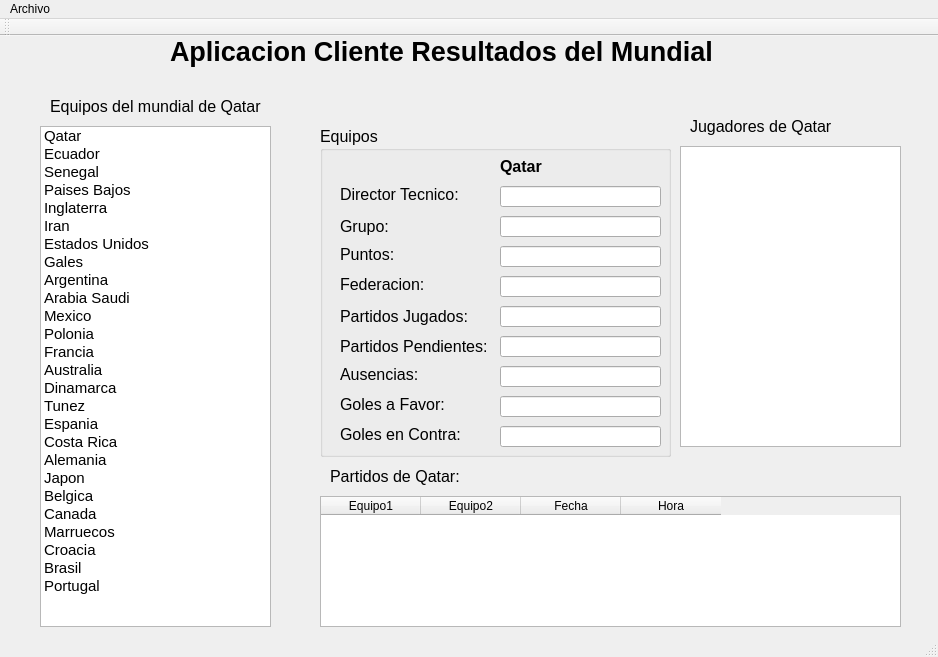
<?xml version="1.0" encoding="UTF-8"?>
<ui version="4.0">
 <class>Cliente</class>
 <widget class="QMainWindow" name="Cliente">
  <property name="geometry">
   <rect>
    <x>0</x>
    <y>0</y>
    <width>938</width>
    <height>657</height>
   </rect>
  </property>
  <property name="windowTitle">
   <string>Cliente</string>
  </property>
  <widget class="QWidget" name="centralWidget">
   <widget class="QLabel" name="lblTitulo">
    <property name="geometry">
     <rect>
      <x>170</x>
      <y>0</y>
      <width>571</width>
      <height>31</height>
     </rect>
    </property>
    <property name="font">
     <font>
      <pointsize>20</pointsize>
      <weight>75</weight>
      <bold>true</bold>
     </font>
    </property>
    <property name="text">
     <string>Aplicacion Cliente Resultados del Mundial</string>
    </property>
   </widget>
   <widget class="QListWidget" name="lswSelecciones">
    <property name="geometry">
     <rect>
      <x>40</x>
      <y>90</y>
      <width>231</width>
      <height>501</height>
     </rect>
    </property>
    <property name="font">
     <font>
      <pointsize>11</pointsize>
     </font>
    </property>
    <item>
     <property name="text">
      <string>Qatar</string>
     </property>
    </item>
    <item>
     <property name="text">
      <string>Ecuador</string>
     </property>
    </item>
    <item>
     <property name="text">
      <string>Senegal</string>
     </property>
    </item>
    <item>
     <property name="text">
      <string>Paises Bajos</string>
     </property>
    </item>
    <item>
     <property name="text">
      <string>Inglaterra</string>
     </property>
    </item>
    <item>
     <property name="text">
      <string>Iran</string>
     </property>
    </item>
    <item>
     <property name="text">
      <string>Estados Unidos</string>
     </property>
    </item>
    <item>
     <property name="text">
      <string>Gales</string>
     </property>
    </item>
    <item>
     <property name="text">
      <string>Argentina</string>
     </property>
    </item>
    <item>
     <property name="text">
      <string>Arabia Saudi</string>
     </property>
    </item>
    <item>
     <property name="text">
      <string>Mexico</string>
     </property>
    </item>
    <item>
     <property name="text">
      <string>Polonia</string>
     </property>
    </item>
    <item>
     <property name="text">
      <string>Francia</string>
     </property>
    </item>
    <item>
     <property name="text">
      <string>Australia</string>
     </property>
    </item>
    <item>
     <property name="text">
      <string>Dinamarca</string>
     </property>
    </item>
    <item>
     <property name="text">
      <string>Tunez</string>
     </property>
    </item>
    <item>
     <property name="text">
      <string>Espania</string>
     </property>
    </item>
    <item>
     <property name="text">
      <string>Costa Rica</string>
     </property>
    </item>
    <item>
     <property name="text">
      <string>Alemania</string>
     </property>
    </item>
    <item>
     <property name="text">
      <string>Japon</string>
     </property>
    </item>
    <item>
     <property name="text">
      <string>Belgica</string>
     </property>
    </item>
    <item>
     <property name="text">
      <string>Canada</string>
     </property>
    </item>
    <item>
     <property name="text">
      <string>Marruecos</string>
     </property>
    </item>
    <item>
     <property name="text">
      <string>Croacia</string>
     </property>
    </item>
    <item>
     <property name="text">
      <string>Brasil</string>
     </property>
    </item>
    <item>
     <property name="text">
      <string>Portugal</string>
     </property>
    </item>
   </widget>
   <widget class="QLabel" name="lblEquipos">
    <property name="geometry">
     <rect>
      <x>50</x>
      <y>60</y>
      <width>221</width>
      <height>21</height>
     </rect>
    </property>
    <property name="font">
     <font>
      <pointsize>12</pointsize>
     </font>
    </property>
    <property name="text">
     <string>Equipos del mundial de Qatar</string>
    </property>
   </widget>
   <widget class="QLabel" name="lblPartidoDe">
    <property name="geometry">
     <rect>
      <x>330</x>
      <y>430</y>
      <width>131</width>
      <height>21</height>
     </rect>
    </property>
    <property name="font">
     <font>
      <pointsize>12</pointsize>
     </font>
    </property>
    <property name="text">
     <string>Partidos de Qatar:</string>
    </property>
   </widget>
   <widget class="QTableWidget" name="twdPartidos">
    <property name="geometry">
     <rect>
      <x>320</x>
      <y>460</y>
      <width>581</width>
      <height>131</height>
     </rect>
    </property>
    <column>
     <property name="text">
      <string>Equipo1</string>
     </property>
    </column>
    <column>
     <property name="text">
      <string>Equipo2</string>
     </property>
    </column>
    <column>
     <property name="text">
      <string>Fecha</string>
     </property>
    </column>
    <column>
     <property name="text">
      <string>Hora</string>
     </property>
    </column>
   </widget>
   <widget class="QLabel" name="lblPartidoDe_2">
    <property name="geometry">
     <rect>
      <x>690</x>
      <y>80</y>
      <width>151</width>
      <height>21</height>
     </rect>
    </property>
    <property name="font">
     <font>
      <pointsize>12</pointsize>
     </font>
    </property>
    <property name="text">
     <string>Jugadores de Qatar</string>
    </property>
   </widget>
   <widget class="QListWidget" name="lswJugadores">
    <property name="geometry">
     <rect>
      <x>680</x>
      <y>110</y>
      <width>221</width>
      <height>301</height>
     </rect>
    </property>
   </widget>
   <widget class="QGroupBox" name="groupBox">
    <property name="geometry">
     <rect>
      <x>320</x>
      <y>90</y>
      <width>351</width>
      <height>331</height>
     </rect>
    </property>
    <property name="font">
     <font>
      <pointsize>12</pointsize>
     </font>
    </property>
    <property name="title">
     <string>Equipos</string>
    </property>
    <widget class="QLabel" name="lblFederacion">
     <property name="geometry">
      <rect>
       <x>20</x>
       <y>150</y>
       <width>131</width>
       <height>16</height>
      </rect>
     </property>
     <property name="font">
      <font>
       <pointsize>12</pointsize>
      </font>
     </property>
     <property name="text">
      <string>Federacion:</string>
     </property>
    </widget>
    <widget class="QLineEdit" name="letPuntos">
     <property name="geometry">
      <rect>
       <x>180</x>
       <y>120</y>
       <width>161</width>
       <height>21</height>
      </rect>
     </property>
     <property name="font">
      <font>
       <pointsize>12</pointsize>
      </font>
     </property>
    </widget>
    <widget class="QLabel" name="lblDirector">
     <property name="geometry">
      <rect>
       <x>20</x>
       <y>60</y>
       <width>131</width>
       <height>16</height>
      </rect>
     </property>
     <property name="font">
      <font>
       <pointsize>12</pointsize>
      </font>
     </property>
     <property name="text">
      <string>Director Tecnico:</string>
     </property>
    </widget>
    <widget class="QLabel" name="lblPartidosP">
     <property name="geometry">
      <rect>
       <x>20</x>
       <y>210</y>
       <width>151</width>
       <height>21</height>
      </rect>
     </property>
     <property name="font">
      <font>
       <pointsize>12</pointsize>
      </font>
     </property>
     <property name="text">
      <string>Partidos Pendientes:</string>
     </property>
    </widget>
    <widget class="QLabel" name="lblSeleccion">
     <property name="geometry">
      <rect>
       <x>180</x>
       <y>30</y>
       <width>151</width>
       <height>21</height>
      </rect>
     </property>
     <property name="font">
      <font>
       <pointsize>12</pointsize>
       <weight>75</weight>
       <bold>true</bold>
      </font>
     </property>
     <property name="text">
      <string>Qatar</string>
     </property>
    </widget>
    <widget class="QLabel" name="lblGolesC">
     <property name="geometry">
      <rect>
       <x>20</x>
       <y>300</y>
       <width>131</width>
       <height>16</height>
      </rect>
     </property>
     <property name="font">
      <font>
       <pointsize>12</pointsize>
      </font>
     </property>
     <property name="text">
      <string>Goles en Contra:</string>
     </property>
    </widget>
    <widget class="QLineEdit" name="letAusencias">
     <property name="geometry">
      <rect>
       <x>180</x>
       <y>240</y>
       <width>161</width>
       <height>21</height>
      </rect>
     </property>
     <property name="font">
      <font>
       <pointsize>12</pointsize>
      </font>
     </property>
    </widget>
    <widget class="QLineEdit" name="letGolesF">
     <property name="geometry">
      <rect>
       <x>180</x>
       <y>270</y>
       <width>161</width>
       <height>21</height>
      </rect>
     </property>
     <property name="font">
      <font>
       <pointsize>12</pointsize>
      </font>
     </property>
    </widget>
    <widget class="QLineEdit" name="letPartidosJ">
     <property name="geometry">
      <rect>
       <x>180</x>
       <y>180</y>
       <width>161</width>
       <height>21</height>
      </rect>
     </property>
     <property name="font">
      <font>
       <pointsize>12</pointsize>
      </font>
     </property>
    </widget>
    <widget class="QLabel" name="lblGolesF">
     <property name="geometry">
      <rect>
       <x>20</x>
       <y>270</y>
       <width>131</width>
       <height>16</height>
      </rect>
     </property>
     <property name="font">
      <font>
       <pointsize>12</pointsize>
      </font>
     </property>
     <property name="text">
      <string>Goles a Favor:</string>
     </property>
    </widget>
    <widget class="QLineEdit" name="letDirector">
     <property name="geometry">
      <rect>
       <x>180</x>
       <y>60</y>
       <width>161</width>
       <height>21</height>
      </rect>
     </property>
     <property name="font">
      <font>
       <pointsize>12</pointsize>
      </font>
     </property>
    </widget>
    <widget class="QLineEdit" name="letPartidosP">
     <property name="geometry">
      <rect>
       <x>180</x>
       <y>210</y>
       <width>161</width>
       <height>21</height>
      </rect>
     </property>
     <property name="font">
      <font>
       <pointsize>12</pointsize>
      </font>
     </property>
    </widget>
    <widget class="QLineEdit" name="letFederacion">
     <property name="geometry">
      <rect>
       <x>180</x>
       <y>150</y>
       <width>161</width>
       <height>21</height>
      </rect>
     </property>
     <property name="font">
      <font>
       <pointsize>12</pointsize>
      </font>
     </property>
    </widget>
    <widget class="QLineEdit" name="letGolesC">
     <property name="geometry">
      <rect>
       <x>180</x>
       <y>300</y>
       <width>161</width>
       <height>21</height>
      </rect>
     </property>
     <property name="font">
      <font>
       <pointsize>12</pointsize>
      </font>
     </property>
    </widget>
    <widget class="QLabel" name="lblPuntos">
     <property name="geometry">
      <rect>
       <x>20</x>
       <y>120</y>
       <width>131</width>
       <height>16</height>
      </rect>
     </property>
     <property name="font">
      <font>
       <pointsize>12</pointsize>
      </font>
     </property>
     <property name="text">
      <string>Puntos:</string>
     </property>
    </widget>
    <widget class="QLabel" name="lblGrupo">
     <property name="geometry">
      <rect>
       <x>20</x>
       <y>90</y>
       <width>131</width>
       <height>21</height>
      </rect>
     </property>
     <property name="font">
      <font>
       <pointsize>12</pointsize>
      </font>
     </property>
     <property name="text">
      <string>Grupo:</string>
     </property>
    </widget>
    <widget class="QLabel" name="lblAusencia">
     <property name="geometry">
      <rect>
       <x>20</x>
       <y>240</y>
       <width>131</width>
       <height>16</height>
      </rect>
     </property>
     <property name="font">
      <font>
       <pointsize>12</pointsize>
      </font>
     </property>
     <property name="text">
      <string>Ausencias:</string>
     </property>
    </widget>
    <widget class="QLineEdit" name="letGrupo">
     <property name="geometry">
      <rect>
       <x>180</x>
       <y>90</y>
       <width>161</width>
       <height>21</height>
      </rect>
     </property>
     <property name="font">
      <font>
       <pointsize>12</pointsize>
      </font>
     </property>
    </widget>
    <widget class="QLabel" name="lblPartidosJ">
     <property name="geometry">
      <rect>
       <x>20</x>
       <y>180</y>
       <width>131</width>
       <height>21</height>
      </rect>
     </property>
     <property name="font">
      <font>
       <pointsize>12</pointsize>
      </font>
     </property>
     <property name="text">
      <string>Partidos Jugados:</string>
     </property>
    </widget>
   </widget>
  </widget>
  <widget class="QMenuBar" name="menuBar">
   <property name="geometry">
    <rect>
     <x>0</x>
     <y>0</y>
     <width>938</width>
     <height>20</height>
    </rect>
   </property>
   <widget class="QMenu" name="menuArchivo">
    <property name="title">
     <string>Archivo</string>
    </property>
    <addaction name="actionConexion_Server"/>
    <addaction name="actionCarga_de_equipos"/>
   </widget>
   <addaction name="menuArchivo"/>
  </widget>
  <widget class="QToolBar" name="mainToolBar">
   <attribute name="toolBarArea">
    <enum>TopToolBarArea</enum>
   </attribute>
   <attribute name="toolBarBreak">
    <bool>false</bool>
   </attribute>
  </widget>
  <widget class="QStatusBar" name="statusBar"/>
  <action name="actionConexion_Server">
   <property name="text">
    <string>Conexion Server</string>
   </property>
  </action>
  <action name="actionCarga_de_equipos">
   <property name="text">
    <string>Carga de equipos</string>
   </property>
  </action>
  <action name="actionIngreso_de_prediccion">
   <property name="text">
    <string>Ingreso de prediccion</string>
   </property>
  </action>
 </widget>
 <layoutdefault spacing="6" margin="11"/>
 <resources/>
 <connections>
  <connection>
   <sender>actionConexion_Server</sender>
   <signal>triggered()</signal>
   <receiver>Cliente</receiver>
   <slot>Conectar()</slot>
   <hints>
    <hint type="sourcelabel">
     <x>-1</x>
     <y>-1</y>
    </hint>
    <hint type="destinationlabel">
     <x>468</x>
     <y>328</y>
    </hint>
   </hints>
  </connection>
  <connection>
   <sender>lswSelecciones</sender>
   <signal>itemDoubleClicked(QListWidgetItem*)</signal>
   <receiver>Cliente</receiver>
   <slot>Seleccionar()</slot>
   <hints>
    <hint type="sourcelabel">
     <x>155</x>
     <y>377</y>
    </hint>
    <hint type="destinationlabel">
     <x>468</x>
     <y>328</y>
    </hint>
   </hints>
  </connection>
 </connections>
 <slots>
  <slot>Conectar()</slot>
  <slot>Seleccionar()</slot>
 </slots>
</ui>
